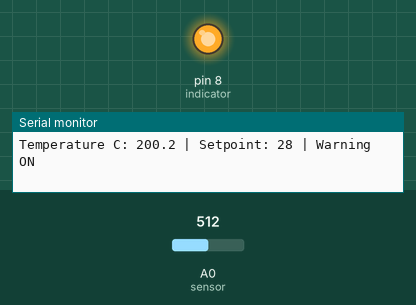
A sketch run on a simulated Arduino Uno, built with avr-gcc and run on an emulated ATmega328P. Parts: output pins drawn as LEDs (lit = HIGH), the last lines printed to the serial monitor. The test bench sets the inputs (shaded band); at power-on: A0 (sensor) = 512.

Above: at 1.2 s.
1.3 s: A0 (sensor) set to 172
2.8 s: A0 (sensor) set to 141
At 4.1 s:
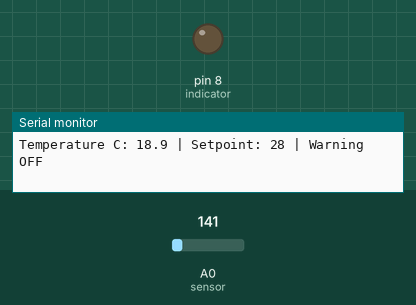
5.0 s: A0 (sensor) set to 260
At 5.6 s:
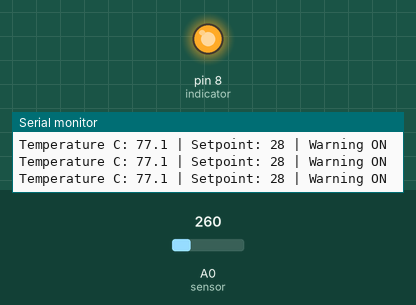
6.5 s: A0 (sensor) set to 122
At 6.8 s:
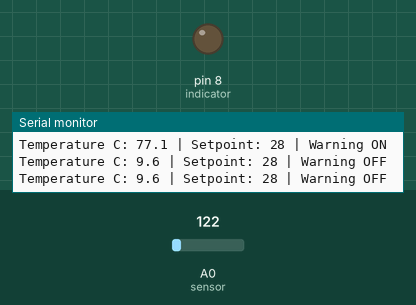
Timing chart, 0 to 9.0 s (numbered marks = the images above; inputs shaded):
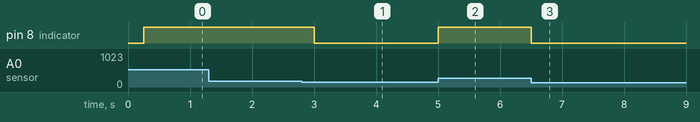

Measured:
- the behaviour switches between 158 and 157 on A0 (sensor) (found by bisection; images 0 and 1)
- after the input at 2.8 s, pin 8 (indicator): HIGH → LOW after 0.20 s
- after the input at 5.0 s, pin 8 (indicator): LOW → HIGH at once
- after the input at 6.5 s, pin 8 (indicator): HIGH → LOW at once

The sketch:

room_climate.ino
```cpp
constexpr byte sensor=A0, indicator=8;
constexpr float referenceVolts=5.0;
int setpoint=28;
bool alert=false;
unsigned long lastRead=0;

void setup(){
  pinMode(indicator,OUTPUT);
  Serial.begin(115200);
  Serial.println(F("+ increases setpoint, - decreases setpoint."));
}
void loop(){
  while(Serial.available()){
    const char command=Serial.read();
    if(command=='+') setpoint=min(setpoint+1,35);
    if(command=='-') setpoint=max(setpoint-1,18);
  }
  if(millis()-lastRead<250) return;
  lastRead=millis();
  unsigned int sum=0;
  for(byte count=0;count<16;count++) sum+=analogRead(sensor);
  const float voltage=(sum/16.0)*referenceVolts/1023.0;
  const float temperature=(voltage-.5)*100;
  if(temperature>=setpoint) alert=true;
  if(temperature<=setpoint-1) alert=false;
  digitalWrite(indicator,alert);
  Serial.print(F("Temperature C: ")); Serial.print(temperature,1);
  Serial.print(F(" | Setpoint: ")); Serial.print(setpoint);
  Serial.println(alert?F(" | Warning ON"):F(" | Warning OFF"));
}
```
